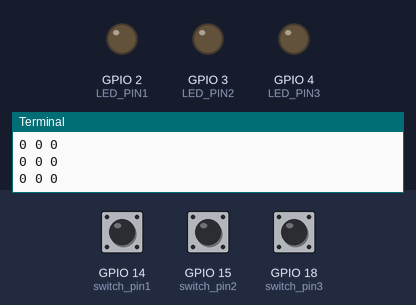
A program run on a simulated Raspberry Pi (BCM pin numbers). On the bench: output pins drawn as LEDs (lit = HIGH), the last lines printed to the terminal. Inputs (shaded band) come from the test bench; at power-on: GPIO 14 (switch_pin1) LOW, GPIO 15 (switch_pin2) LOW, GPIO 18 (switch_pin3) LOW.

Above: at 1.2 s.
1.3 s: GPIO 14 (switch_pin1) pulled HIGH for 0.15 s
At 1.5 s:
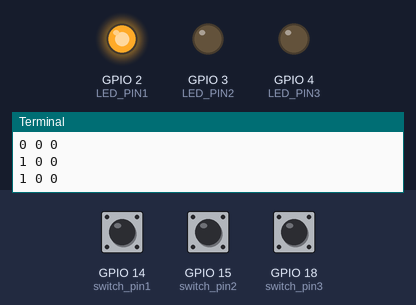
3.1 s: GPIO 15 (switch_pin2) pulled HIGH for 0.15 s
At 3.3 s:
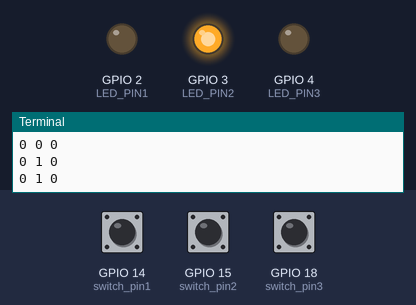
4.9 s: GPIO 18 (switch_pin3) pulled HIGH for 0.15 s
At 5.1 s:
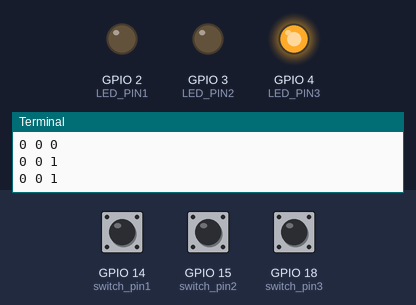
6.7 s: GPIO 18 (switch_pin3) pulled HIGH for 3.2 s
At 11.2 s:
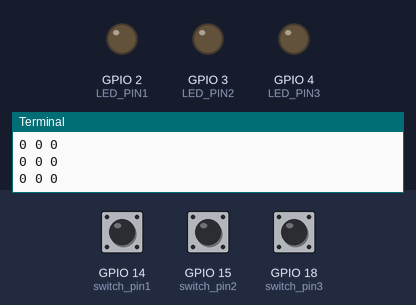
11.5 s: GPIO 14 (switch_pin1) pulled HIGH for 3.2 s
At 12.6 s:
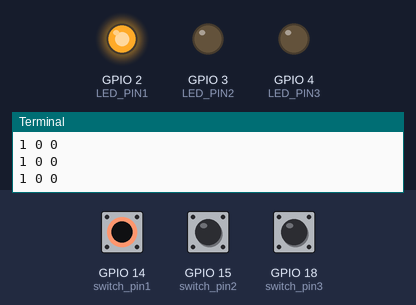
16.3 s: GPIO 14 (switch_pin1) driven HIGH and GPIO 15 (switch_pin2) driven HIGH
At 17.6 s:
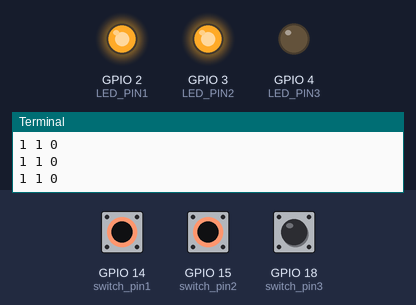
Timing chart, 0 to 18.9 s (numbered marks = the images above; inputs shaded):
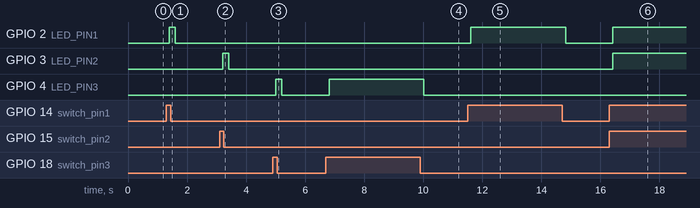

The program:

switch_led.py
```python
import RPi.GPIO as GPIO
import time

LED_PIN1 = 2
LED_PIN2 = 3
LED_PIN3 = 4

switch_pin1 = 14
switch_pin2 = 15
switch_pin3 = 18


GPIO.setmode(GPIO.BCM)
GPIO.setup(LED_PIN1, GPIO.OUT)
GPIO.setup(switch_pin1, GPIO.IN, pull_up_down=GPIO.PUD_DOWN) #내부풀다운저항
GPIO.setup(LED_PIN2, GPIO.OUT)
GPIO.setup(switch_pin2, GPIO.IN, pull_up_down=GPIO.PUD_DOWN)
GPIO.setup(LED_PIN3, GPIO.OUT)
GPIO.setup(switch_pin3, GPIO.IN, pull_up_down=GPIO.PUD_DOWN)
try:
    while True:
        val1 = GPIO.input(switch_pin1) #누르지 않은 경우 0, 눌렀을 때는 1
        val2 = GPIO.input(switch_pin2)
        val3 = GPIO.input(switch_pin3)
        print(val1, val2, val3)
        time.sleep(0.1)
        GPIO.output(LED_PIN1, val1) #GPIO.HIGH (1), GPIO.LOW (0)
        GPIO.output(LED_PIN2, val2)
        GPIO.output(LED_PIN3, val3)
finally:
    GPIO.cleanup()
    print("cleanup and exit")
```

Measured:
- after the input at 1.3 s, GPIO 2 (LED_PIN1): LOW → HIGH after 0.10 s, → LOW 0.20 s later
- after the input at 3.1 s, GPIO 3 (LED_PIN2): LOW → HIGH after 0.10 s, → LOW 0.20 s later
- after the input at 4.9 s, GPIO 4 (LED_PIN3): LOW → HIGH after 0.11 s, → LOW 0.20 s later
- after the input at 6.7 s, GPIO 4 (LED_PIN3): LOW → HIGH after 0.11 s, → LOW 3.2 s later
- after the input at 11.5 s, GPIO 2 (LED_PIN1): LOW → HIGH after 0.12 s, → LOW 3.2 s later
- after the input at 16.3 s, GPIO 2 (LED_PIN1), GPIO 3 (LED_PIN2): LOW → HIGH after 0.12 s
